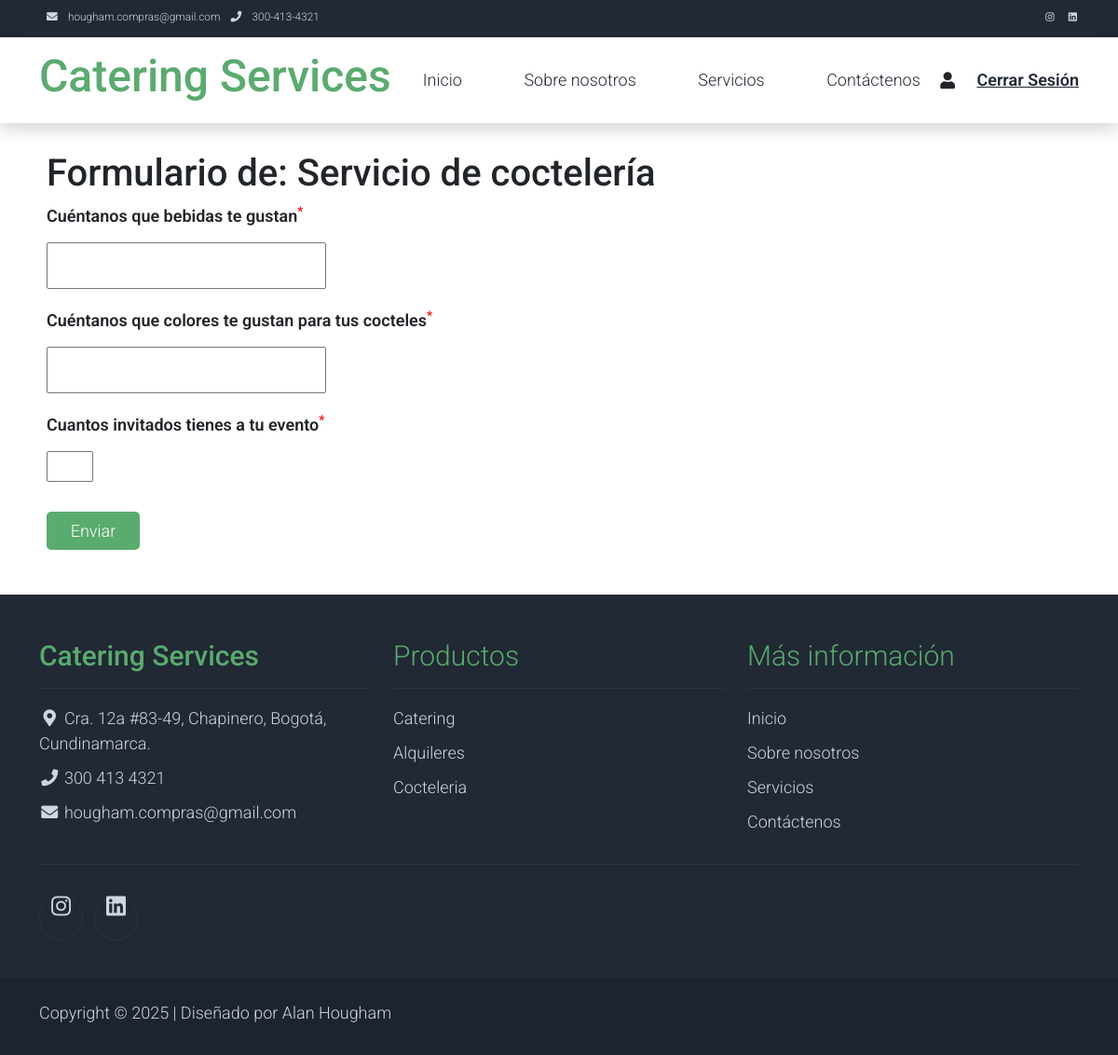
Screenshot of /formviewer.php?form=2 (signed in) with the database file from the repository.
### tables this page shows
CREATE TABLE IF NOT EXISTS `formularios` (
  `Id_Formulario` int NOT NULL AUTO_INCREMENT,
  `Id_TipoUsuario` int NOT NULL,
  `Desc_Formulario` varchar(255) NOT NULL,
  PRIMARY KEY (`Id_Formulario`),
  KEY `Id_TipoUsuario` (`Id_TipoUsuario`)
);

CREATE TABLE IF NOT EXISTS `preguntas_formularios` (
  `Id_Pregunta` int NOT NULL AUTO_INCREMENT,
  `Id_Formulario` int NOT NULL,
  `Id_Usuario` int NOT NULL,
  `Desc_TipoDato` varchar(50) NOT NULL,
  `Desc_Pregunta` varchar(255) NOT NULL,
  `Cb_EsRequerida` tinyint(1) DEFAULT '0',
  `Cb_EsHabilitada` tinyint(1) DEFAULT '1',
  `Fecha_Pregunta` timestamp NULL DEFAULT CURRENT_TIMESTAMP,
  PRIMARY KEY (`Id_Pregunta`),
  KEY `Id_Formulario` (`Id_Formulario`),
  KEY `Id_Usuario` (`Id_Usuario`)
);

### formviewer.php (the view, shortened to what this page needs)
<?php
include 'header.php';
$servername = "localhost";
$username = "root";
$password = "";
$dbname = "cateringdb";
$conn = new mysqli($servername, $username, $password, $dbname);
$Id_Formulario= intval($_GET["form"]);
$sql = "SELECT Desc_Formulario, Id_Formulario FROM Formularios WHERE Id_Formulario = $Id_Formulario ";
        $result = $conn->query($sql);
        $form_data = $result->fetch_assoc();
        $formtitle = $form_data["Desc_Formulario"];
		$formId = $form_data["Id_Formulario"];
echo "<div class=\"main-container\">
        <h1>Formulario de: $formtitle</h1>
";
$sql = "SELECT Desc_TipoDato, Desc_Pregunta, Cb_EsRequerida FROM Preguntas_Formularios WHERE Id_Formulario = $formId and Cb_EsHabilitada=1 ORDER BY Id_Pregunta ASC";
$result = $conn->query($sql);
if ($result->num_rows > 0) {
    echo '<form action="formviewerhandler.php" method="post">';
    while ($row = $result->fetch_assoc()) {
        $Desc_TipoDato = $row['Desc_TipoDato'];
        $Desc_Pregunta = $row['Desc_Pregunta'];
        $Cb_EsRequerida = $row['Cb_EsRequerida'] ? "required" : "";
        $isRequiredSign = $Cb_EsRequerida == "required" ? "<sup style=\"color: red;\">*</sup>" : "";
        echo '<div>';
        echo '<label class="form-question" for="' . $Desc_Pregunta . '">' . $Desc_Pregunta . $isRequiredSign . '</label>';
        echo '<input type="' . $Desc_TipoDato . '" name="' . $Desc_Pregunta . '" id="' . $Desc_Pregunta . '" ' . $Cb_EsRequerida . '>';
        echo '</div>';
    }
    echo '<input type="submit" class="add-send-btn" value="Enviar">';
    echo '</form>';
} else {
    echo "No se han encontrado preguntas de este formulario.";
}
echo "</div>";
include 'footer.php';
?>

### css/cateringservices_styles.css (style rules this page uses)
body, ul, li, p, a, label, input, div { font-family: 'Roboto', sans-serif; font-size: 18px !important; font-weight: 300 !important; }
.main-container { padding-left: 50px; padding-top: 30px; padding-bottom: 30px; background-color: white; }
.form-question { font-weight: 600 !important; }
.add-send-btn { display: inline-block; margin-top: 12px; background-color: #59ab6e !important; ; color: white !important; font-family: Roboto, sans-serif; font-size: 18px !important; padding-top: 7px; padding-bottom: 7px; padding-left: 15px; padding-right: 15px; border-radius: 5px; border: none; cursor: pointer; text-decoration: none; text-align: center; }

### formviewer.php (style rules this page uses)
form { display: flex; flex-direction: column; row-gap: 20px; }
form>div { display: flex; flex-direction: column; row-gap: 15px; }
input[type="text"] { width: 300px; height: 50px; padding: 10px; }
input[type="number"] { width: 50px; }
input[type="submit"] { width: 100px; }
label { font-size: 20px; font-weight: 600; font-family: Roboto, sans-serif; }

### rows the page displays
formularios: Desc_Formulario "Servicio de coctelería"
preguntas_formularios: Desc_Pregunta "Cuéntanos que bebidas te gustan"
preguntas_formularios: Desc_Pregunta "Cuéntanos que colores te gustan para tus cocteles"
preguntas_formularios: Desc_Pregunta "Cuantos invitados tienes a tu evento"
